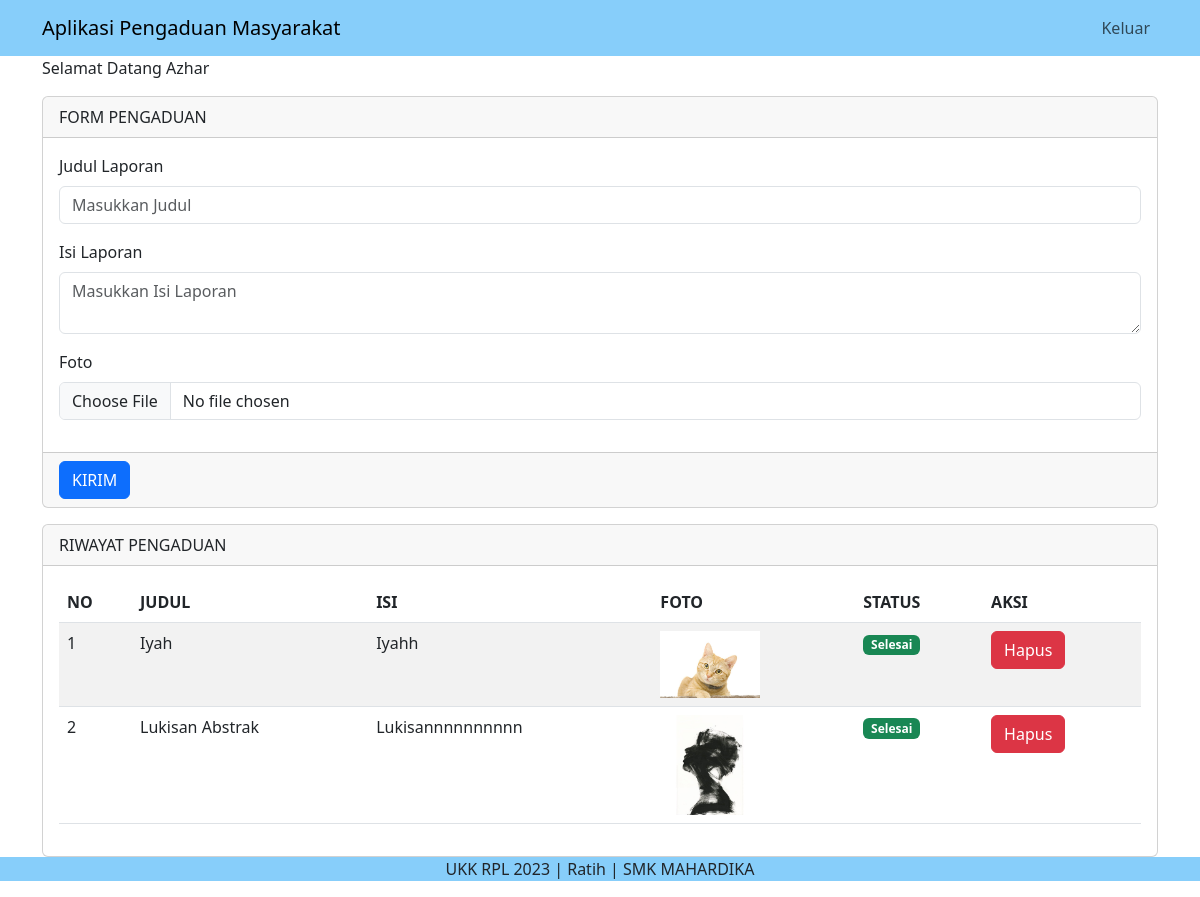
Page /masyarakat/ (signed in) on the committed database.
### tables this page shows
CREATE TABLE `pengaduan` (
  `id_pengaduan` int(11) NOT NULL,
  `tgl_pengaduan` date NOT NULL,
  `nik` char(16) NOT NULL,
  `judul_laporan` varchar(50) NOT NULL,
  `isi_laporan` text NOT NULL,
  `foto` varchar(255) NOT NULL,
  `status` enum('0','proses','selesai') NOT NULL
);

### masyarakat/home.php (the view, shortened to what this page needs)
<div class="container">
    <div class="row">
        <div class="col-md-12" mt-3>
            <p>Selamat Datang <?php echo $_SESSION['nama'] ?></p>
            <div class= "card">
    <div class="card-header">
        FORM PENGADUAN
    </div>
    <div class="card-body">
        <form action="" method="POST" enctype="multipart/form-data">
  <div class="mb-3">
    <label class="form-label">Judul Laporan</label>
    <input type="text" class="form-control" name="judul_laporan" placeholder="Masukkan Judul" required>
  </div>
  <div class="mb-3">
    <label class="form-label">Isi Laporan</label>
    <textarea class="form-control" name="isi_laporan" placeholder="Masukkan Isi Laporan" required></textarea>
  </div>
  <div class="mb-3">
    <label class="form-label">Foto</label>
    <input type="file" class="form-control" name="foto" required>
  </div>
    </div>
    <div class="card-footer">
        <button type="submit" name="kirim" class="btn btn-primary">KIRIM</button>
    </div>
    <?php
      include '../config/koneksi.php';
    ?>
    </div>
        </div>
    </div>
    <div class="row">
      <div class="col-md-12 mt-3">
      <div class= "card">
    <div class="card-header">
        RIWAYAT PENGADUAN
    </div>
    <div class="card-body">
      <table class="table table-striped">
        <thead>
          <tr>
            <th>NO</th>
            <th>JUDUL</th>
            <th>ISI</th>
            <th>FOTO</th>
            <th>STATUS</th>
            <th>AKSI</th>
          </tr>
        </thead>
        <tbody>
          <?php
          $no = 1;
          $nik = $_SESSION['nik'];
          $query = mysqli_query($koneksi, "SELECT * FROM pengaduan WHERE $nik='$nik' ORDER BY id_pengaduan DESC");
          while ($data = mysqli_fetch_array($query)) { ?>
            <tr>
             <td><?php echo $no++; ?></td>
             <td><?php echo $data['judul_laporan'] ?></td>
             <td><?php echo $data['isi_laporan'] ?></td>
             <td><img src="../assets/img/<?php echo $data['foto'] ?>" width="100"></td>
             <td>
              <?php
              if ($data['status'] == 'proses') {
                echo "<span class='badge bg-warning'>Proses</span>";
              } elseif ($data['status'] == 'selesai'){
                echo "<span class='badge bg-success'>Selesai</span>";
              } else {
                echo "<span class='badge bg-danger'>Menunggu</span>";
              }
              ?>
             </td>
             <td>
        <button type="button" class="btn btn-danger" data-bs-toggle="modal" data-bs-target="#hapusModal<?php echo $data['id_pengaduan'] ?>">
          Hapus
        </button>
             </td>
            </tr>
          <?php } ?>
        </tbody>
      </table>
</div>
</div>
      </div>
    </div>
</div>

### rows in the picture
pengaduan: judul_laporan "Iyah", isi_laporan "Iyahh", foto (picture), status "Selesai"
pengaduan: judul_laporan "Lukisan Abstrak", isi_laporan "Lukisannnnnnnnnn", foto (picture), status "Selesai"

### other values in the picture
$_SESSION['nama'] "Azhar"
